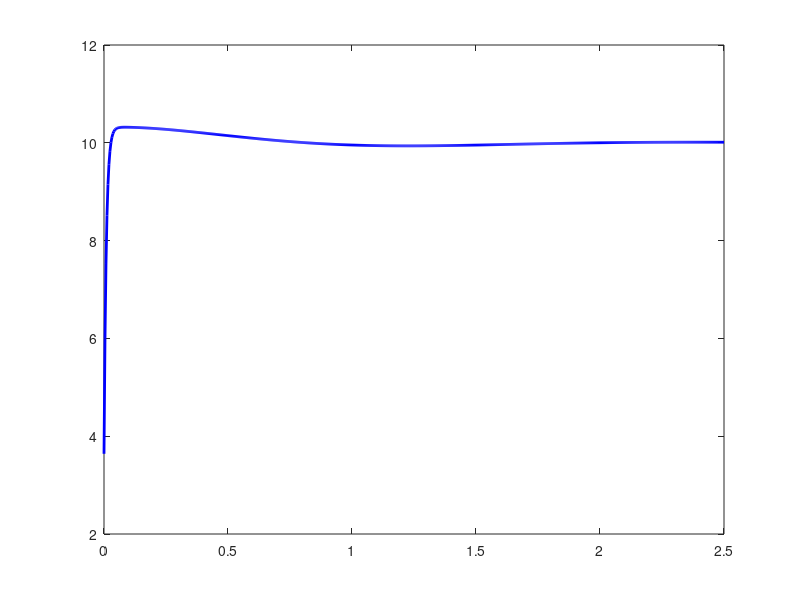

Write the MATLAB code that produced this figure. (Note: this script raises an error after producing the figure.)
%% MÔ PHỎNG ĐIỀU KHIỂN PITCH DRONE (Bản Full)
clear all; clc; close all;

% 1. Thông số vật lý Drone (Giả lập F450)
Iyy = 0.005;    
dt = 0.004;     % 250Hz
time = 0:dt:2.5;

% 2. Thông số PID
Kp = 1.25; 
Ki = 4.0;  % Con số bạn đang thắc mắc
Kd = 0.45;

% 3. Khởi tạo
theta = 0; theta_dot = 0; target = 10;
integral = 0; prev_error = 0;
results = zeros(length(time), 1);

% 4. Vòng lặp PID
for i = 1:length(time)
    error = target - theta;
    
    integral = integral + (error * dt);
    integral = max(min(integral, 15), -15); % Anti-windup
    
    derivative = (error - prev_error) / dt;
    output = Kp*error + Ki*integral + Kd*derivative;
    
    % Vật lý: Accel = Torque / Inertia
    theta_accel = output / Iyy;
    theta_dot = theta_dot + theta_accel * dt;
    theta = theta + theta_dot * dt;
    
    results(i) = theta;
    prev_error = error;
end % <- PHẢI CÓ TỪ KHÓA END NÀY

% 5. Vẽ đồ thị
figure('Color', 'w');
plot(time, results, 'b', 'LineWidth', 2);
hold on;
yline(target, 'r--', 'Mục tiêu (10 độ)', 'LineWidth', 1.5);
grid on;
xlabel('Thời gian (giây)');
ylabel('Góc nghiêng (độ)');
title(['Mô phỏng Pitch Drone với Ki = ', num2str(Ki)]);
